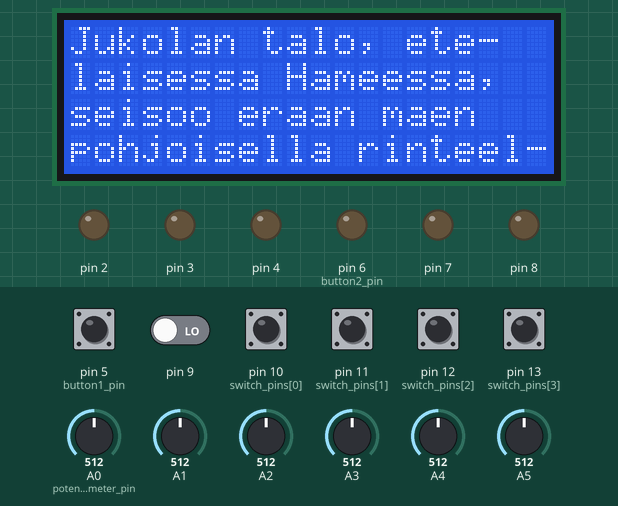
This sketch was run on a simulated Arduino Uno, built with avr-gcc and run on an emulated ATmega328P. Shown: 20×4 character LCD, output pins drawn as LEDs (lit = HIGH). The inputs (shaded band) are chosen by the test bench; at power-on: pin 5 (button1_pin), pin 9, pin 10 (switch_pins[0]), pin 11 (switch_pins[1]), pin 12 (switch_pins[2]), pin 13 (switch_pins[3]) LOW, A0 (potentiometer_pin) = 512, A1 = 512, A2 = 512, A3 = 512, A4 = 512, A5 = 512. Random numbers use the default seed unless the sketch sets one; what the sketch prints to the serial monitor is not drawn.

Above: at 1.2 s.
1.3 s: pin 5 (button1_pin) pulled HIGH for 0.15 s
At 2.9 s:
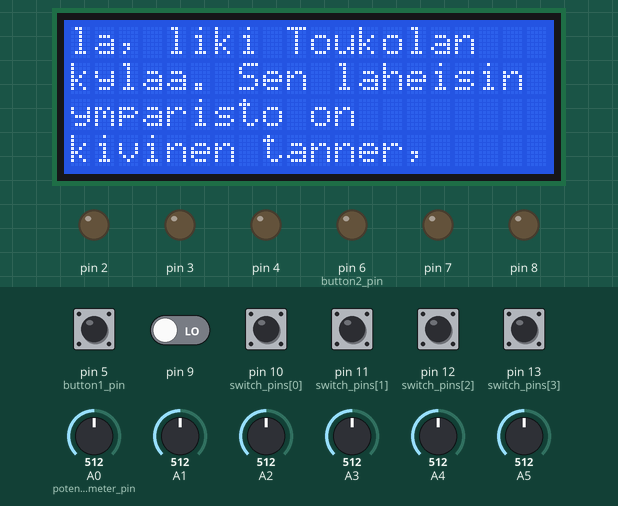
3.6 s: pin 5 (button1_pin) pulled HIGH for 1 s
At 6.4 s:
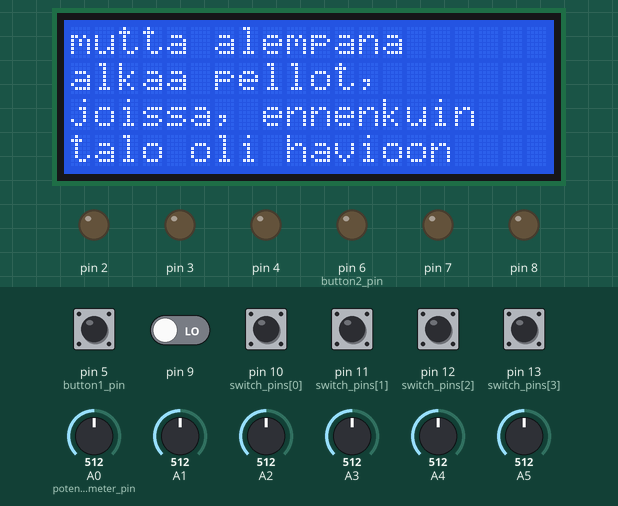
6.7 s: pin 5 (button1_pin) pulled HIGH for 0.15 s
At 8.2 s:
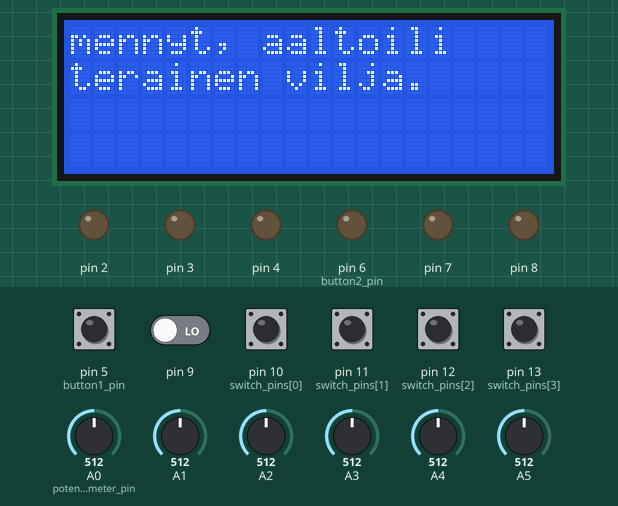
9.0 s: pin 5 (button1_pin) pulled HIGH for 1 s
At 11.8 s:
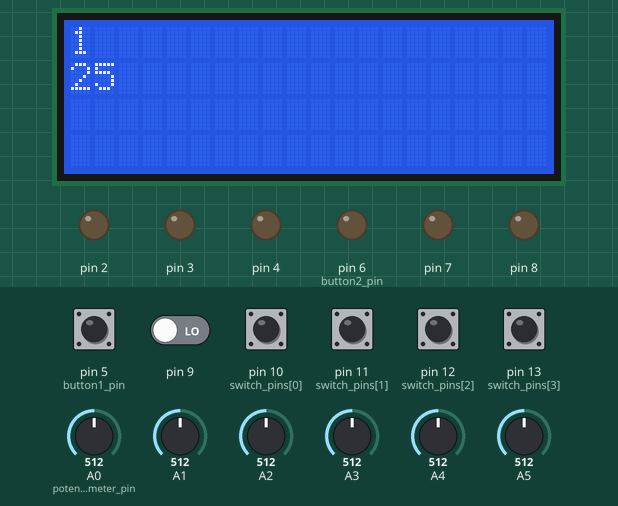
12.1 s: pin 5 (button1_pin) pulled HIGH for 3.2 s
At 13.1 s:
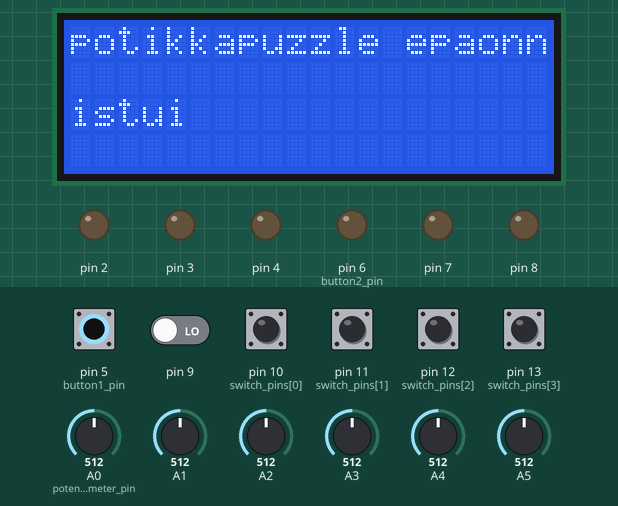
18.3 s: pin 5 (button1_pin) pulled HIGH for 0.15 s
At 19.3 s:
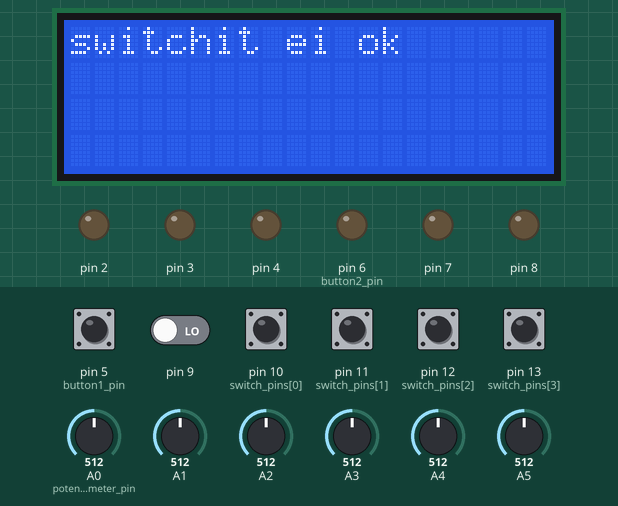
Timing chart, 0 to 21.3 s (numbered marks = the images above; inputs shaded):
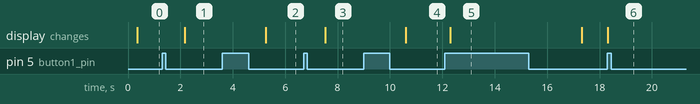

Measured:
- after the input at 1.3 s, the display: changes after 0.87 s (image 1)
- after the input at 3.6 s, the display: changes after 1.7 s (image 2)
- after the input at 6.7 s, the display: changes after 0.83 s (image 3)
- after the input at 9.0 s, the display: changes after 1.6 s (image 4)
- after the input at 12.1 s, the display: changes after 0.20 s (image 5)
- after the input at 18.3 s, the display: changes at once (image 6)

The sketch:

pommi.ino
```cpp
#include <Wire.h>
#include <LiquidCrystal_I2C.h>
#define N_DIGITAL_PINS 14
#define N_ANALOG_PINS 6
#define ANALOG_TOLERANCE 10

int seed = 7155;
int n_functions = 7;

int digital_pin_values[N_DIGITAL_PINS];
int analog_pin_values[N_ANALOG_PINS];

// final pins
int potentiometer_pin = A0;
int button1_pin = 5;
int button2_pin = 6;

// temporary pins
int *switch_pins[] = {10, 11, 12, 13};

int screen_width = 20; // columns
int screen_height = 4; // rows
char hyphenation_hint = '|';

int buttondelay = 400; // delay length after button press to prevent doubleclick accidents

typedef bool (*module_function)();
module_function functions[] = {&potentiometer_puzzle,
                               &switch_puzzle,
                               &moduuli3,
                               &moduuli4,
                               &moduuli5,
                               &moduuli6,
                               &moduuli7
                              };

LiquidCrystal_I2C lcd(0x27, 2, 1, 0, 4, 5, 6, 7, 3, POSITIVE);

struct TextRow {
  /**
   * Used to store instructions and other text splitted to individual rows.
   * Resembles a node in a linked list. Contains a pointer to the text row.
   * For the first and last rows the previous_row and next_row (respectively)
   * are NULL.
   */

    TextRow* previous;
    TextRow* next;
    char* text;
};

void setup() {
  Serial.begin(9600);

  randomSeed(seed);
  for (int pin = 8; pin > 1; pin--) {
    pinMode(pin, OUTPUT);
  }
  pinMode(potentiometer_pin, INPUT);
  pinMode(button1_pin, INPUT);
  lcd.begin(20, 4);
  lcd.backlight();

  // temporary settings
  for (int pin = 0; pin < 4; pin++) {
    pinMode(switch_pins[pin], INPUT);
  }
}

void loop() {
  //  module_function *f = functions;
  //  shuffle(functions, n_functions);
  //  for (int i = 0; i < n_functions; i++) {
  //    functions[i](seed);
  //  }

  display_message("Jukolan talo, ete|lai|ses|sa Hameessa, "
    "seisoo eraan maen poh|joi|sel|la rin|teel|la, liki "
    "Toukolan kylaa. Sen la|hei|sin ym|pa|ris|to on kivinen "
    "tanner, mutta alempana alkaa pellot, joissa, ennenkuin "
    "talo oli havioon mennyt, aaltoili terainen vilja.");
  read_digital_values(digital_pin_values);
  read_analog_values(analog_pin_values);

  if (potentiometer_puzzle()) {
    lcd.clear();
    lcd.print("potikkapuzzle ok");
  } else {
    lcd.clear();
    lcd.print("potikkapuzzle epaonnistui");
  }
  delay(5000);

  read_digital_values(digital_pin_values);
  read_analog_values(analog_pin_values);

  if (switch_puzzle()) {
    lcd.clear();
    lcd.print("switchit ok");
  } else {
    lcd.clear();
    lcd.print("switchit ei ok");
  }
  delay(5000);

}

bool potentiometer_puzzle() {
  /**
     Requires the user to adjust the potentiometer to the given value,
     press the button down and adjust the potentiometer to a new value
     while holding the button down. If the button is pressed or released
     on a wrong value, the puzzle is failed, otherwise successful.
  */
  int range_min = 1;
  int range_max = 50;
  int target = random(range_min, range_max);
  int potentiometer_value;
  bool checked_digitals[] = {false, false, false, false, false, false, false, false, false, false, true, true, true, true};
  bool checked_analogs[] = {false, false, false, false, false};

  while (true) {
    potentiometer_value = map(analogRead(potentiometer_pin), 0, 1023, range_min - 1, range_max);
    display_potentiometer(target, potentiometer_value);

    if (digitalRead(button1_pin) == HIGH) {
      if (potentiometer_value == target) {
        target = random(range_min, range_max);

        while (digitalRead(button1_pin) == HIGH) {
          potentiometer_value = map(analogRead(potentiometer_pin), 0, 1023, range_min - 1, range_max);
          display_potentiometer(target, potentiometer_value);

          delay(200);
          if (!check_changes(checked_digitals, checked_analogs)) {
            return false;
          }
        }

        if (potentiometer_value == target) {
          return true;
        } else {
          return false;
        }

      } else {
        return false;
      }
    }

    if (!check_changes(checked_digitals, checked_analogs)) {
      return false;
    }
    delay(200);
  }
}

void display_potentiometer(int target, int value) {
  lcd.clear();
  lcd.setCursor(0, 0);
  lcd.print(target);
  lcd.setCursor(0, 1);
  lcd.print(value);
}

bool switch_puzzle() {
  /**
     Shows the correct on/off statuses of the switches on display and after the
     button has been pressed checks if the user has set them correctly. Returns
     true if all switches are ok, otherwise false.
  */
  bool target_states[] = {false, false, false, false};
  bool switch_states[] = {false, false, false, false};
  bool checked_digitals[] = {false, false, false, false, false, false, false, false, false, false, false, false, false, false};
  bool checked_analogs[] = {true, false, false, false, false};

  lcd.clear();
  for (int i = 0; i < 4; i++) {
    target_states[i] = random(0, 2) == 1;
    lcd.print(target_states[i]);
    lcd.print(" ");
  }

  while (true) {
    update_switches(switch_states);
    if (digitalRead(button1_pin) == HIGH) {
      for (int i = 0; i < 4; i++) {
        if (target_states[i] != switch_states[i]) {
          return false;
        }
      }
      return true;
    }
    if (!check_changes(checked_digitals, checked_analogs)) {
      return false;
    }
  }
}

bool moduuli3() {
  digitalWrite(4, HIGH);
  delay(500);
  digitalWrite(4, LOW);
}

bool moduuli4() {
  digitalWrite(5, HIGH);
  delay(500);
  digitalWrite(5, LOW);
}

bool moduuli5() {
  digitalWrite(6, HIGH);
  delay(500);
  digitalWrite(6, LOW);
}

bool moduuli6() {
  digitalWrite(7, HIGH);
  delay(500);
  digitalWrite(7, LOW);
}

bool moduuli7() {
  digitalWrite(8, HIGH);
  delay(500);
  digitalWrite(8, LOW);
}

void shuffle(module_function *funs, int len) {
  for (int i = 0; i < len - 1; i++) {
    long r = random(i, len);
    module_function tmp = funs[i];
    funs[i] = funs[r];
    funs[r] = tmp;
  }
}

void update_switches(bool *states) {
  for (int i = 0; i < 4; i++) {
    states[i] = digitalRead(switch_pins[i]) == HIGH;
  }
}

bool check_changes(bool *checked_digitals, bool *checked_analogs) {
  int current_digital_values[N_DIGITAL_PINS];
  read_digital_values(current_digital_values);
  for (int i = 0; i < N_DIGITAL_PINS; i++) {
    if (checked_digitals[i]) {
      if (current_digital_values[i] != digital_pin_values[i]) {
        return false;
      }
    }
  }

  int current_analog_values[N_ANALOG_PINS];
  read_analog_values(current_analog_values);
  for (int i = 0; i < N_ANALOG_PINS; i++) {
    if (checked_analogs[i]) {
      if (abs(current_analog_values[i] - analog_pin_values[i]) > ANALOG_TOLERANCE) {
        return false;
      }
    }
  }

  return true;
}

void read_digital_values(int pin_values[N_DIGITAL_PINS]) {
  for (int i = 0; i < N_DIGITAL_PINS; i++) {
    pin_values[i] = digitalRead(i);
  }
}

void read_analog_values(int pin_values[N_ANALOG_PINS]) {
  for (int i = 0; i < N_ANALOG_PINS; i++) {
    pin_values[i] = analogRead(i);
  }
}

struct TextRow* split_message(String message, int row_length) {
  /**
   * Splits the given string to pieces with a maximum length of the given row_length.
   * Splits are allowed at whitespace characters and dashes and additional positions
   * where hyphenation is allowed can be specified by inserting a hyphenation hint
   * (see variable hyphenation_hint) into the text. If a word is longer than the row,
   * a row is filled and a new line added.
   *
   * Returns the first row of text as an TextRow.
   */

   struct TextRow* first_row = new TextRow;
   (*first_row).previous = NULL;
   (*first_row).next = NULL;
   (*first_row).text = NULL;

   int char_index = 0;
   struct TextRow* row = first_row;

   while (char_index < message.length()) {
    char* text = malloc(sizeof(char) * (row_length + 1));
    int last_break = 0;
    int row_index = 0;
    bool requires_hyphenation = true;

    while (row_index < row_length){
      char c = message.charAt(char_index);

      if (c == '\n') {
        text[row_index] = '\0';
        char_index++;
        last_break = row_index;
        requires_hyphenation = false;
        break;

      } else if (c == '\0') {
        text[row_index] = c;
        requires_hyphenation = false;
        last_break = row_index;
        char_index++;
        break;

      } else if (c == ' ') {
        if (row_index != 0) {
          text[row_index] = c;
          last_break = row_index;
          row_index++;
          requires_hyphenation = false;
        }
        char_index++;

      } else if (c == hyphenation_hint) {
        char_index++;
        last_break = row_index;
        requires_hyphenation = true;

      } else {
        text[row_index] = c;
        char_index++;
        row_index++;
      }
    }

    /* ensure that the row is properly terminated at an allowed position (if possible),
     * add hyphenation (if needed) and set the char index so that the next row starts
     * after the last allowed line terminator
     */
    if (last_break == 0) {
      text[row_length-1] = '-';
      text[row_length] = '\0';
      char_index--;
    } else {
      if (requires_hyphenation) {
        text[last_break] = '-';
      }
      text[last_break + 1] = '\0';
      char_index -= (row_index - last_break);
    }

    (*row).text = text;

    if (char_index < message.length()){
      struct TextRow* next = new TextRow;
      (*next).previous = row;
      (*next).next = NULL;
      (*row).next = next;
      row = next;
    }
   }

   return first_row;
}

void display_message(String message) {
  struct TextRow *first_row = split_message(message, screen_width);

  // count rows
  int rows = 1;
  struct TextRow *message_row = first_row;
  Serial.println((*message_row).text);
  while((*message_row).next) {
    rows++;
    message_row = (*message_row).next;
    Serial.println((*message_row).text);
  }

  // show the text
  int top_row_index = 0;
  struct TextRow *top_row = first_row;
  bool refresh = true;
  bool show_text = true;

  while (show_text){

    if (refresh){
      struct TextRow *printed = top_row;
      lcd.clear();
      for (int i=0; i<screen_height; i++){
          if (top_row_index + i < rows) {
            lcd.setCursor(0, i);
            lcd.print((*printed).text);
            printed = (*printed).next;
          }
      }
      refresh = false;
    }

    // move forward?
    if (digitalRead(button1_pin) == HIGH) {
      while(digitalRead(button1_pin) == HIGH){
        delay(buttondelay);
      }

      refresh = true;

      for (int i=0; i<screen_height; i++){
        top_row = (*top_row).next;
        top_row_index++;

        if (!(*top_row).next){
          if (i < screen_height - 1){ // running out of rows before a screenful
            show_text = false;
            break;
          }
        }
      }

      delay(buttondelay);
    }

    // move backward?
    if (top_row_index > 0) {
      if (digitalRead(button2_pin) == HIGH) {
        while(digitalRead(button2_pin) == HIGH){
          delay(buttondelay);
        }
        for (int i=0; i<screen_height; i++){
          top_row = (*top_row).previous;
          top_row_index--;
          refresh = true;

          if (!(*top_row).previous){
            break;
          }
        }
        delay(buttondelay);
      }
    }
  }

  // free the memory
  freeTexts(first_row);
}

void freeTexts(struct TextRow *message){
  struct TextRow *current_row = message;
  while ((*current_row).next){
    struct TextRow *next_row = (*current_row).next;
    free((*current_row).text);
    free(current_row);
    current_row = next_row;
  }
  free((*current_row).text);
  free(current_row);
}
```
